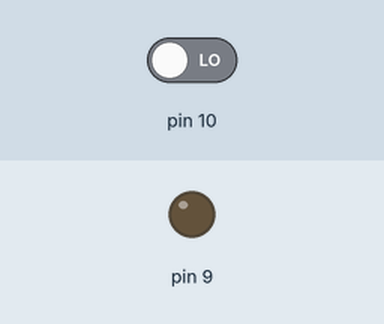
A sketch run on a simulated Arduino Uno, built with avr-gcc and run on an emulated ATmega328P. On the bench: output pins drawn as LEDs (lit = HIGH). The test bench sets the inputs (shaded band); at power-on: pin 10 LOW.

Above: at 0.8 s.
0.9 s: pin 10 driven HIGH
At 1.8 s:
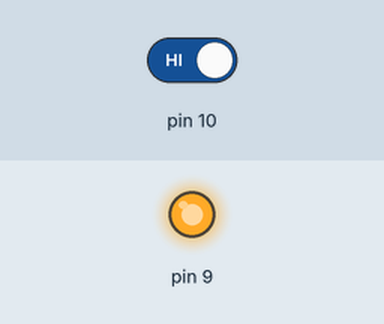
2.4 s: pin 10 driven LOW
At 4.2 s:
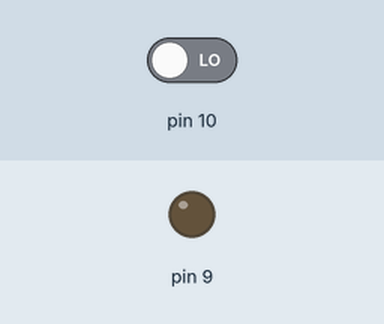
Timing chart, 0 to 5.7 s (numbered marks = the images above; inputs shaded):
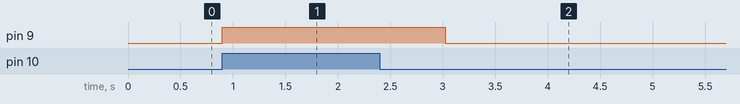

The sketch:

AutoLightAttiny13.ino
```cpp
/*
 * Автор: Зорин Евгений
 * Управление нагрузкой 12В (Лента светодиодная) по датчику движения
 */

#include <avr/io.h>
#include <util/delay.h>

// ****************************************************************

  int vStat=0;  // Состояние света: 0 - выключено, 1 - включено
  int vTimer=0; // Счетчик таймера
  int vLimit=5; // Предел таймера в секундах (период сглаживания, сколько горит свет после "последнего движения")

// ****************************************************************

/* * * * * * * * * * * * * * * * * * * * * * * * * * * * * * * * * * * *
 * Пoрт PB1 у нас выход - на него вешаем управление светом
 * Пoрт PB2 у нас вход  - на него вешаем датчик движения
 *
 * * * * * * * * * * * * * * * * * * * * * * * * * * * * * * * * * * * */

int main( void )
{
  DDRB |= _BV (1); // pinMode (1, OUTPUT);
  // или другой вариант, более наглядный:
  // DDRB=0x02;    // устанавливаем вывод PB1 как выход, где
                   // 0x02 в шестнадцатиричной == 0b00010 в двоичной записи, где крайний правый - порт PB0
                   // При этом 0 - ввод (PINBx), 1 - вывод (PORTBx)

  while(1){        // основной цикл (структура другая, вместо loop)
    if(PINB & (1 << PINB2)){  // if(digitalRead(2) == HIGH)
      PORTB |= (1<<1);        // включаем свет (устанавливаем высокий уровень на выводе PB1)
      vStat = 1;              // переключаем статус на включено.
      vTimer = 0;             // сбрасываем таймер, все ок.
    }
    if(vStat==1){     // Если свет включен
      vTimer +=1;
      _delay_ms(1);       // пауза, ~8 миллисекунд, опытным путем добыто знание
      if(vTimer == (vLimit * 125)){  // Если таймер достиг своего предела (_delay_ms(125) ~ 1 секунда)
        vStat = 0;                   // сбросим состояние
        vTimer = 0;                  // сбросим таймер
        PORTB &= ~(1<<1);            // выключаем свет (устанавливаем низкий уровень на выводе PB1)
      }
    }
  }
  return 0; // main почему-то нельзя сделать void, приходится возвращать хоть что-то, хотя оно и не нужно )
}
```

Measured:
- after the input at 0.9 s, pin 9: LOW → HIGH at once
- after the input at 2.4 s, pin 9: HIGH → LOW after 0.63 s
